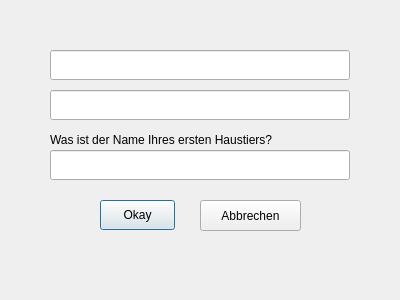
<?xml version="1.0" encoding="UTF-8"?>
<ui version="4.0">
 <class>SecurityQuestionDialog</class>
 <widget class="QDialog" name="SecurityQuestionDialog">
  <property name="geometry">
   <rect>
    <x>0</x>
    <y>0</y>
    <width>400</width>
    <height>300</height>
   </rect>
  </property>
  <property name="windowTitle">
   <string>Passwort setzen</string>
  </property>
  <widget class="QLineEdit" name="passwordLineEdit_securityquestiondialog">
   <property name="geometry">
    <rect>
     <x>50</x>
     <y>50</y>
     <width>300</width>
     <height>30</height>
    </rect>
   </property>
   <property name="echoMode">
    <enum>QLineEdit::EchoMode::Password</enum>
   </property>
  </widget>
  <widget class="QLineEdit" name="confirmPasswordLineEdit_securityquestiondialog">
   <property name="geometry">
    <rect>
     <x>50</x>
     <y>90</y>
     <width>300</width>
     <height>30</height>
    </rect>
   </property>
   <property name="echoMode">
    <enum>QLineEdit::EchoMode::Password</enum>
   </property>
  </widget>
  <widget class="QLabel" name="securityQuestionLabel_securityquestiondialog">
   <property name="geometry">
    <rect>
     <x>50</x>
     <y>130</y>
     <width>300</width>
     <height>20</height>
    </rect>
   </property>
   <property name="text">
    <string>Was ist der Name Ihres ersten Haustiers?</string>
   </property>
  </widget>
  <widget class="QLineEdit" name="securityAnswerLineEdit_securityquestiondialog">
   <property name="geometry">
    <rect>
     <x>50</x>
     <y>150</y>
     <width>300</width>
     <height>30</height>
    </rect>
   </property>
  </widget>
  <widget class="QPushButton" name="okButton_securityquestiondialog">
   <property name="geometry">
    <rect>
     <x>100</x>
     <y>200</y>
     <width>75</width>
     <height>30</height>
    </rect>
   </property>
   <property name="text">
    <string>Okay</string>
   </property>
   <property name="icon">
    <iconset theme="QIcon::ThemeIcon::SyncSynchronizing"/>
   </property>
  </widget>
  <widget class="QPushButton" name="cancelButton_securityquestiondialog">
   <property name="geometry">
    <rect>
     <x>200</x>
     <y>200</y>
     <width>101</width>
     <height>31</height>
    </rect>
   </property>
   <property name="text">
    <string>Abbrechen</string>
   </property>
   <property name="icon">
    <iconset theme="QIcon::ThemeIcon::EditUndo"/>
   </property>
  </widget>
 </widget>
 <resources/>
 <connections>
  <connection>
   <sender>okButton_securityquestiondialog</sender>
   <signal>clicked()</signal>
   <receiver>SecurityQuestionDialog</receiver>
   <slot>on_okButton_securityquestiondialog_clicked()</slot>
   <hints>
    <hint type="sourcelabel">
     <x>20</x>
     <y>20</y>
    </hint>
    <hint type="destinationlabel">
     <x>20</x>
     <y>20</y>
    </hint>
   </hints>
  </connection>
  <connection>
   <sender>cancelButton_securityquestiondialog</sender>
   <signal>clicked()</signal>
   <receiver>SecurityQuestionDialog</receiver>
   <slot>on_cancelButton_securityquestiondialog_clicked()</slot>
   <hints>
    <hint type="sourcelabel">
     <x>20</x>
     <y>20</y>
    </hint>
    <hint type="destinationlabel">
     <x>20</x>
     <y>20</y>
    </hint>
   </hints>
  </connection>
 </connections>
 <slots>
  <slot>on_okButton_setPasswordDialog_clicked()</slot>
  <slot>on_cancelButton_setPasswordDialog_clicked()</slot>
  <slot>on_okButton_securityquestiondialog_clicked()</slot>
  <slot>on_cancelButton_securityquestiondialog_clicked()</slot>
 </slots>
</ui>
